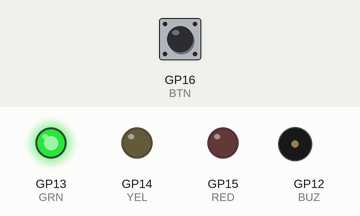
Bench run of a program on a simulated Raspberry Pi Pico running MicroPython. Parts: output pins drawn as LEDs (lit = HIGH), buzzer (waves = sounding, pin HIGH). Wiring (from the project's diagram.json): buzzer on GP12, green LED on GP13, yellow LED on GP14, red LED on GP15, green button on GP16. Inputs (shaded band) come from the test bench; at power-on: GP16 (BTN) LOW.

Above: at 1.2 s.
1.3 s: GP16 (BTN) pulled HIGH for 0.15 s
At 1.37 s:
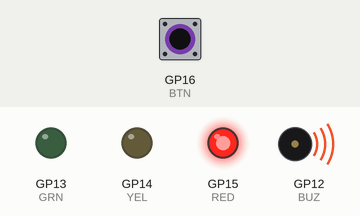
4.4 s: GP16 (BTN) pulled HIGH for 3.2 s
At 6.7 s:
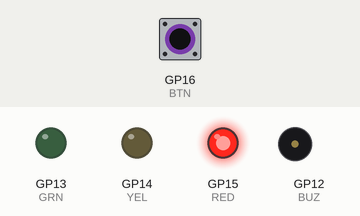
At 11.2 s:
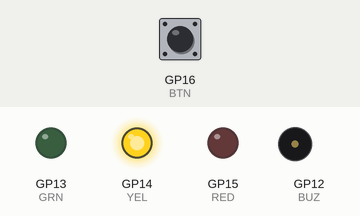
Timing chart, 0 to 18.1 s (numbered marks = the images above; inputs shaded):
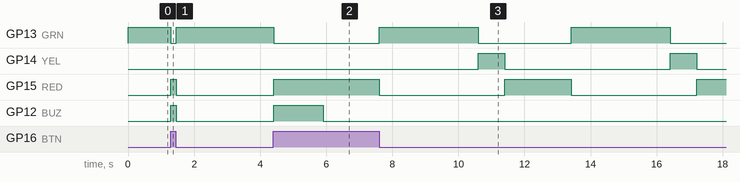

Measured:
- after the input at 1.3 s, GP13 (GRN): HIGH → LOW after 0.00 s instead of 1.7 s; GP14 (YEL): stays LOW (without the input it goes to HIGH after 1.7 s); GP15 (RED): LOW → HIGH after 0.00 s instead of 2.5 s; GP12 (BUZ): LOW → HIGH at once, → LOW 0.15 s later
- after the input at 4.4 s, GP12 (BUZ): LOW → HIGH at once, → LOW 1.5 s later

The program:

main.py
```python
# main.py
# Traffic lights + button + buzzer (matches your diagram.json)
# RED=GP15, YEL=GP14, GRN=GP13, BUZZER=GP12, BUTTON=GP16 (-> 3V3, use PULL_DOWN)

from machine import Pin
from time import ticks_ms, ticks_diff, sleep_ms

# LEDs
RED = Pin(15, Pin.OUT)
YEL = Pin(14, Pin.OUT)
GRN = Pin(13, Pin.OUT)

# Active buzzer (on/off)
BUZ = Pin(12, Pin.OUT)

# Button to 3V3 -> use PULL_DOWN (pressed == 1)
BTN = Pin(16, Pin.IN, Pin.PULL_DOWN)

# timings (ms)
GREEN_MS, YELLOW_MS, RED_MS = 3000, 800, 2000
BEEP_MS = 1500

def all_off():
    RED.off(); YEL.off(); GRN.off()

def set_state(r=False, y=False, g=False):
    RED.value(1 if r else 0)
    YEL.value(1 if y else 0)
    GRN.value(1 if g else 0)

# state
cycle = 0          # 0=green, 1=yellow, 2=red
t_last = ticks_ms()
override = False
beep_until = 0

while True:
    now = ticks_ms()

    # --- button override ---
    if BTN.value():                    # pressed
        if not override:
            override = True
            set_state(r=True, y=False, g=False)
            BUZ.on()
            beep_until = now + BEEP_MS
    else:
        if override:
            override = False
            BUZ.off()
            t_last = now  # resume cycle cleanly

    if override:
        if ticks_diff(now, beep_until) >= 0:
            BUZ.off()
        sleep_ms(5)
        continue

    # --- normal cycle ---
    if cycle == 0:                     # green
        set_state(g=True)
        if ticks_diff(now, t_last) >= GREEN_MS:
            cycle, t_last = 1, now
    elif cycle == 1:                   # yellow
        set_state(y=True)
        if ticks_diff(now, t_last) >= YELLOW_MS:
            cycle, t_last = 2, now
    else:                              # red
        set_state(r=True)
        if ticks_diff(now, t_last) >= RED_MS:
            cycle, t_last = 0, now

    sleep_ms(5)
```
